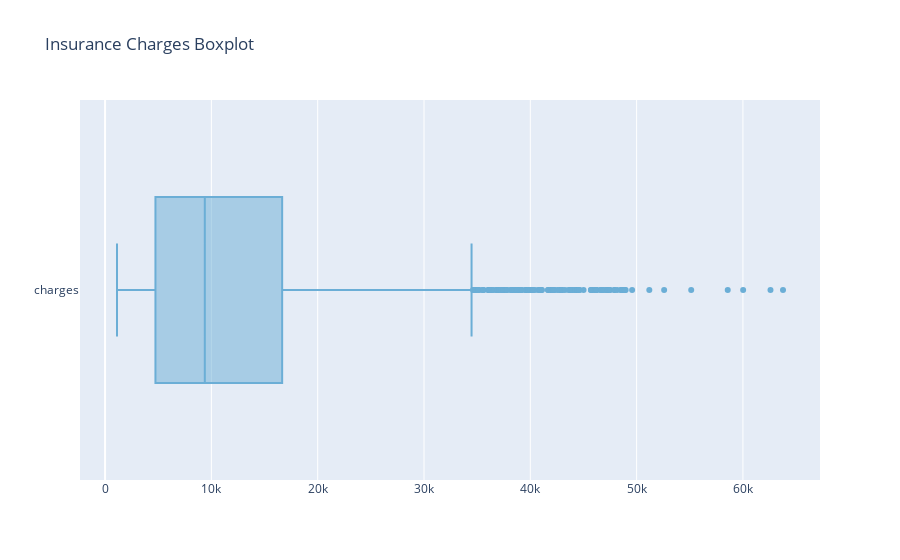

This figure's notebook cell:
### Code cell
# Plot Expense Boxplot
x0 = df['expenses']

# Create the figure
fig = go.Figure()

# Add trace
fig.add_trace(go.Box(x=x0,
                     name = 'charges',
                     marker_color='rgb(107,174,214)'))

fig.update_layout(title = 'Insurance Charges Boxplot')

fig.show()

### Figure 1 — Plotly figure (JSON) as saved in the notebook; plotly's stock layout.template omitted (floating-point values rounded to 4 significant figures; data arrays with more than 128 entries replaced by an {"elided": "..."} marker saying what was removed)
{"data": [{"marker": {"color": "rgb(107,174,214)"}, "name": "charges", "type": "box", "x": {"elided": "1338 float values"}}], "layout": {"title": {"text": "Insurance Charges Boxplot"}}}
